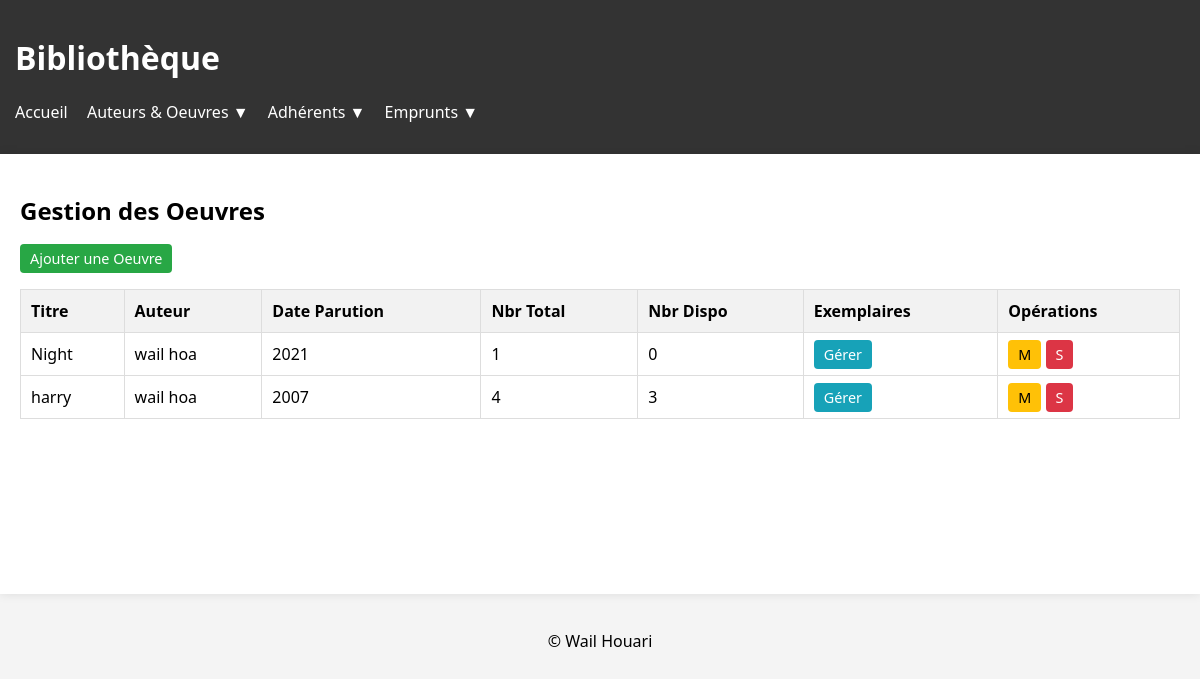
Screenshot of /oeuvres.php with the database file from the repository.
### tables this page shows
CREATE TABLE `oeuvres` (
  `id` int(11) NOT NULL,
  `titre` varchar(255) NOT NULL,
  `date_parution` int(4) DEFAULT NULL,
  `auteur_id` int(11) DEFAULT NULL
);

CREATE TABLE `auteurs` (
  `id` int(11) NOT NULL,
  `nom` varchar(100) NOT NULL,
  `prenom` varchar(100) NOT NULL
);

### oeuvres.php (the view)
<?php
include "includes/db.php";
include "includes/header.php";
?>
<h2>Gestion des Oeuvres</h2>
<a href="ajouter_oeuvre.php" class="btn btn-add">Ajouter une Oeuvre</a>
<table>
    <thead>
        <tr>
            <th>Titre</th>
            <th>Auteur</th>
            <th>Date Parution</th>
            <th>Nbr Total</th>
            <th>Nbr Dispo</th>
            <th>Exemplaires</th>
            <th>Opérations</th>
        </tr>
    </thead>
    <tbody>
        <?php
        $sql = "SELECT oeuvres.id, oeuvres.titre, oeuvres.date_parution, auteurs.nom, auteurs.prenom
                FROM oeuvres
                LEFT JOIN auteurs ON oeuvres.auteur_id = auteurs.id
                ORDER BY oeuvres.id DESC";
        $result = mysqli_query($conn, $sql);
        if ($result && mysqli_num_rows($result) > 0) {
            while ($oeuvre = mysqli_fetch_assoc($result)) {
                $oid = $oeuvre['id'];
                $res_total = mysqli_query($conn, "SELECT COUNT(*) as c FROM exemplaires WHERE oeuvre_id=$oid");
                $nbr_total = mysqli_fetch_assoc($res_total)['c'] ?? 0;
                $sql_dispo = "SELECT COUNT(*) as c FROM exemplaires
                              WHERE oeuvre_id=$oid
                              AND id NOT IN (SELECT exemplaire_id FROM emprunts WHERE date_retour_reelle IS NULL)";
                $res_dispo = mysqli_query($conn, $sql_dispo);
                $nbr_dispo = mysqli_fetch_assoc($res_dispo)['c'] ?? 0;
                $nom_auteur = $oeuvre['nom'] ? htmlspecialchars($oeuvre['nom'] . " " . $oeuvre['prenom']) : "Inconnu";
                echo "<tr>
                        <td>" . htmlspecialchars($oeuvre['titre']) . "</td>
                        <td>" . $nom_auteur . "</td>
                        <td>" . htmlspecialchars($oeuvre['date_parution']) . "</td>
                        <td>$nbr_total</td>
                        <td>$nbr_dispo</td>
                        <td><a href='exemplaires.php?id=$oid' class='btn btn-info'>Gérer</a></td>
                        <td>
                            <a href='modifier_oeuvre.php?id=$oid' class='btn btn-edit'>M</a>
                            <a href='supprimer_oeuvre.php?id=$oid' class='btn btn-delete' onclick='return confirm(\"Supprimer ?\")'>S</a>
                        </td>
                    </tr>";
            }
        } else {
            echo "<tr><td colspan='7' style='text-align:center'>Aucune oeuvre trouvée.</td></tr>";
        }
        ?>
    </tbody>
</table>
<?php include "includes/footer.php"; ?>

### assets/css/style.css (style rules this page uses)
body { font-family: 'Segoe UI', Tahoma, Geneva, Verdana, sans-serif; background-color: #f4f4f4; margin: 0; }
table { width: 100%; border-collapse: collapse; margin-top: 20px; }
th, td { border: 1px solid #ddd; padding: 10px; text-align: left; }
th { background-color: #f2f2f2; }
.btn { padding: 5px 10px; text-decoration: none; color: white; border-radius: 4px; font-size: 0.9em; cursor: pointer; }
.btn-add { background-color: #28a745; }
.btn-edit { background-color: #ffc107; color: black; }
.btn-delete { background-color: #dc3545; }
.btn-info { background-color: #17a2b8; }

### rows the page displays
oeuvres: titre "Night", auteur.prenom "wail hoa", date_parution "2021", nbr_total "1", nbr_dispo "0"
oeuvres: titre "harry", auteur.prenom "wail hoa", date_parution "2007", nbr_total "4", nbr_dispo "3"
